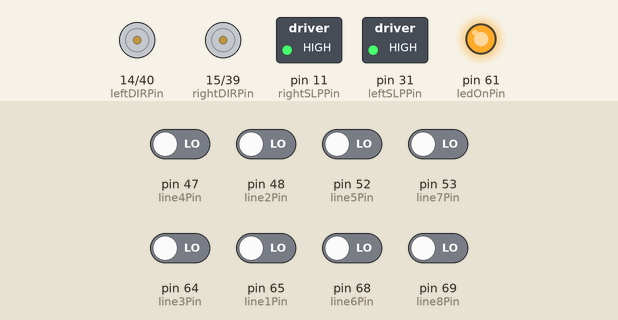
A sketch run on a simulated Arduino Mega 2560, built with avr-gcc and run on an emulated ATmega2560. On the bench: direction and speed pins drawn as motors (green arrow = direction pin HIGH = forward, orange = LOW = backward, longer = more drive), switched loads named in the sketch (green lamp = pin HIGH), output pins drawn as LEDs (lit = HIGH). The test bench sets the inputs (shaded band); at power-on: pin 47 (line4Pin), pin 48 (line2Pin), pin 52 (line5Pin), pin 53 (line7Pin), pin 64 (line3Pin), pin 65 (line1Pin), pin 68 (line6Pin), pin 69 (line8Pin) LOW.

Above: at 1.2 s.
1.3 s: pin 47 (line4Pin) driven HIGH
At 1.7 s:
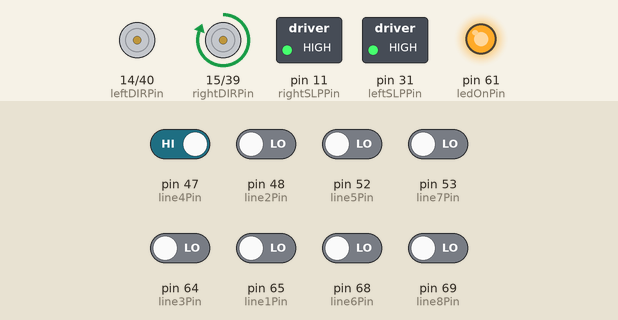
2.8 s: pin 52 (line5Pin) driven HIGH
At 4.0 s:
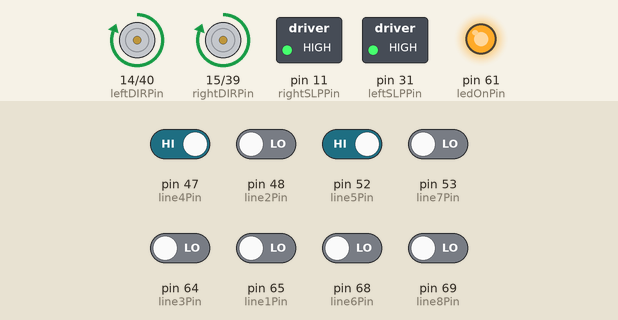
4.3 s: pin 52 (line5Pin) driven LOW and pin 65 (line1Pin) driven HIGH
At 5.2 s:
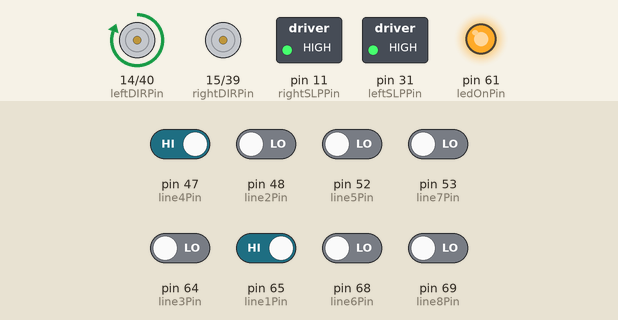
5.8 s: pin 53 (line7Pin) driven HIGH
At 6.4 s:
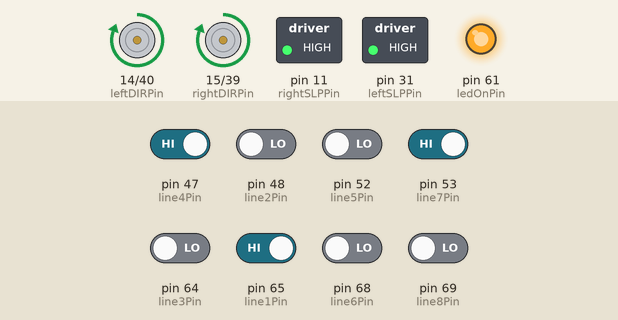
7.3 s: pin 53 (line7Pin) driven LOW
At 8.6 s:
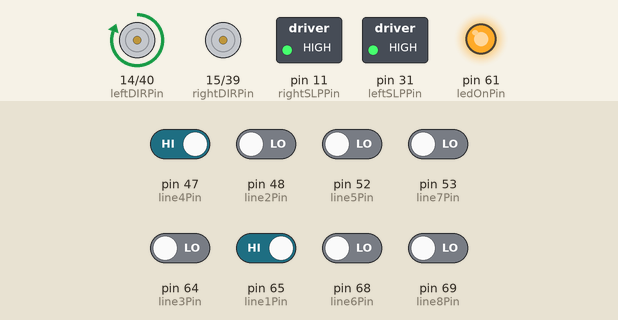
Timing chart, 0 to 9.8 s (numbered marks = the images above; inputs shaded):
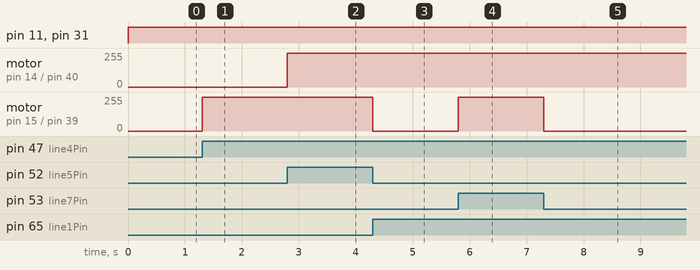

Measured:
- after the input at 1.3 s, motor on pin 15 (rightDIRPin) / pin 39 (rightPWMPin): stopped → forward 255/255 at once
- after the input at 2.8 s, motor on pin 14 (leftDIRPin) / pin 40 (leftPWMPin): stopped → forward 255/255 at once
- after the input at 4.3 s, motor on pin 15 (rightDIRPin) / pin 39 (rightPWMPin): forward 255/255 → stopped at once
- after the input at 5.8 s, motor on pin 15 (rightDIRPin) / pin 39 (rightPWMPin): stopped → forward 255/255 at once
- after the input at 7.3 s, motor on pin 15 (rightDIRPin) / pin 39 (rightPWMPin): forward 255/255 → stopped at once

The sketch:

TinyCar.ino
```cpp
/*
TinyCar: Zefyr Scott and Chris Baker, 12/6/2018
This code was designed to drive a car made from a TI-RSLK
Maze Edition:
https://university.ti.com/en/faculty/ti-robotics-system-learning-kit/ti-robotics-system-learning-kit
The car drives down a track made from a black line about 1
cm wide, until it encounters a perpendicular finish line.
The bump switches included in the kit were not used.
*/

//========= Pins =========//

// Line sensor pins

const int line1Pin = 65;    //7.0
const int line2Pin = 48;    //7.1
const int line3Pin = 64;    //7.2
const int line4Pin = 47;    //7.3
const int line5Pin = 52;    //7.4
const int line6Pin = 68;    //7.5
const int line7Pin = 53;    //7.6
const int line8Pin = 69;    //7.7

const int ledOnPin = 61;    //5.3

// Motor board pins

const int leftSLPPin = 31;  //3.7
const int rightSLPPin = 11; //3.6

const int leftDIRPin = 14;  //1.7
const int rightDIRPin = 15; //1.6

const int leftPWMPin = 40;  //2.7
const int rightPWMPin = 39; //2.6

//========= Other globals =========//

// car control variables

int lspeed = 240;
int rspeed = 240;

float speedShift = 1;
float speedScale = .25;

// There are only 8 sensors but position 0 in array is not used for
// later code readability
int sensor[9] = {0};

//========= Setup =========//
// QTR-8RC module requires unusual setting of phototransistor pin modes
// in the loop rather than setup.

void setup() {

// Line sensor pins

  pinMode(ledOnPin, OUTPUT);
  digitalWrite(ledOnPin, 1);

// Motor board pins

  pinMode(leftSLPPin, OUTPUT);
  pinMode(rightSLPPin, OUTPUT);

  pinMode(leftDIRPin, OUTPUT);
  pinMode(rightDIRPin, OUTPUT);

  pinMode(leftPWMPin, OUTPUT);
  pinMode(rightPWMPin, OUTPUT);

//== Use for printout in testing ==//
// Serial.begin(9600);

}

//========= Loop =========//

void loop() {

// Turn wheels on so they are ready to turn when they sense a line

  digitalWrite(leftDIRPin, 1);
  digitalWrite(leftSLPPin, 1);
//  analogWrite(leftPWMPin, lspeed);

  digitalWrite(rightDIRPin, 1);
  digitalWrite(rightSLPPin, 1);
//  analogWrite(rightPWMPin, rspeed);

// Set the phototransistors to output and to high
  pinMode(line1Pin, OUTPUT);
  pinMode(line2Pin, OUTPUT);
  pinMode(line3Pin, OUTPUT);
  pinMode(line4Pin, OUTPUT);
  pinMode(line5Pin, OUTPUT);
  pinMode(line6Pin, OUTPUT);
  pinMode(line7Pin, OUTPUT);
  pinMode(line8Pin, OUTPUT);
  digitalWrite(line1Pin,1);
  digitalWrite(line2Pin,1);
  digitalWrite(line3Pin,1);
  digitalWrite(line4Pin,1);
  digitalWrite(line5Pin,1);
  digitalWrite(line6Pin,1);
  digitalWrite(line7Pin,1);
  digitalWrite(line8Pin,1);

// Set the phototransistors to input and read them after a brief delay to
// determine if the line is below.
  pinMode(line1Pin, INPUT);
  pinMode(line2Pin, INPUT);
  pinMode(line3Pin, INPUT);
  pinMode(line4Pin, INPUT);
  pinMode(line5Pin, INPUT);
  pinMode(line6Pin, INPUT);
  pinMode(line7Pin, INPUT);
  pinMode(line8Pin, INPUT);
  delay(1);

//== Use for printout in testing ==//
//  Serial.print(digitalRead(line8Pin));
//  Serial.print(" ");
//  Serial.print(digitalRead(line7Pin));
//  Serial.print(" ");
//  Serial.print(digitalRead(line6Pin));
//  Serial.print(" ");
//  Serial.print(digitalRead(line5Pin));
//  Serial.print(" ");
//  Serial.print(digitalRead(line4Pin));
//  Serial.print(" ");
//  Serial.print(digitalRead(line3Pin));
//  Serial.print(" ");
//  Serial.print(digitalRead(line2Pin));
//  Serial.print(" ");
//  Serial.println(digitalRead(line1Pin));

  sensor[1] = digitalRead(line1Pin);
  sensor[2] = digitalRead(line2Pin);
  sensor[3] = digitalRead(line3Pin);
  sensor[4] = digitalRead(line4Pin);
  sensor[5] = digitalRead(line5Pin);
  sensor[6] = digitalRead(line6Pin);
  sensor[7] = digitalRead(line7Pin);
  sensor[8] = digitalRead(line8Pin);

// Sensor fusion: go through the array of sensors and for all sensors that are
// high (indicating the line is read), get the average of their indices. IE if
// sensors 2 and 3 are high, get 2.5. Then subtract that result from 4.5
// (average of 4 and 5). This will give a result from -3.5 (car is all the way
// to the right and needs to turn left quickly) to 3.5 (same thing but to the
// left and needs to turn right). That result can be used to determine the car's
// next motion.

  float indexSum = 0;
  float numOfSensors = 0;
  float position = 0;

// First get values which will be used to get the average.

  for(int i = 1; i <= 8; i++){
    indexSum += i * sensor[i];
    numOfSensors += sensor[i];
  }

// Exception scenario: all the sensors came up 1/black. This means the car
// has arrived at the stopping line, so stop the car.

  if(numOfSensors == 8){
    analogWrite(leftPWMPin, 0);
    analogWrite(rightPWMPin, 0);
    delay(5000);
  }

// Another exception scenario: all the sensors came up 0/white. This is either an
// erroneous bit of bad data or the car has gone off the track, but either way,
// ignore it and skip the turn logic. As long as at least 1 sensor (but not all 8) is high, check
// for turn behavior.

  else if(numOfSensors != 0){

// At least one sensor is on, so okay to calculate the position (no division
// by zero error)

    position = 4.5 - indexSum / numOfSensors;

// If position is negative, car is too far right, so decrease the speed on the
// left wheel proportionately to turn left.

    if(position < 0){
      position = speedShift + speedScale * position;
      analogWrite(leftPWMPin, position * lspeed);
    }

// If result is positive, car is too far left, so decrease the speed on the
// right wheel proportionately to turn right.

    else if(position > 0){
      position = speedShift - speedScale * position;
      analogWrite(rightPWMPin, position * rspeed);
    }

// If result is zero car is in the right spot, so get the wheels to the same
// speed.

    else{
          analogWrite(leftPWMPin, lspeed);
          analogWrite(rightPWMPin, rspeed);
      }
    }

// Slight delay to go at this speed before next loop
delay(2);
}
```
